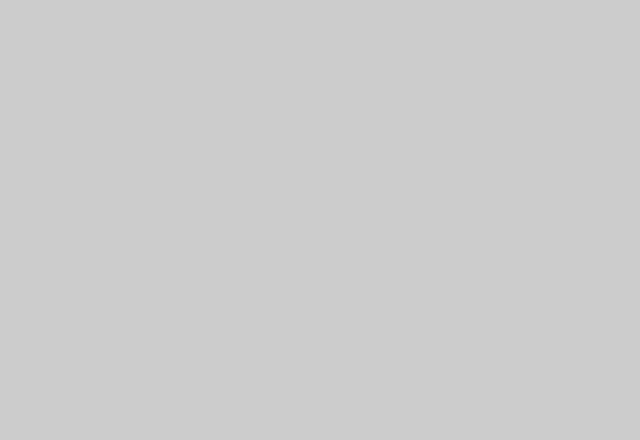
Frame 1 (no input)
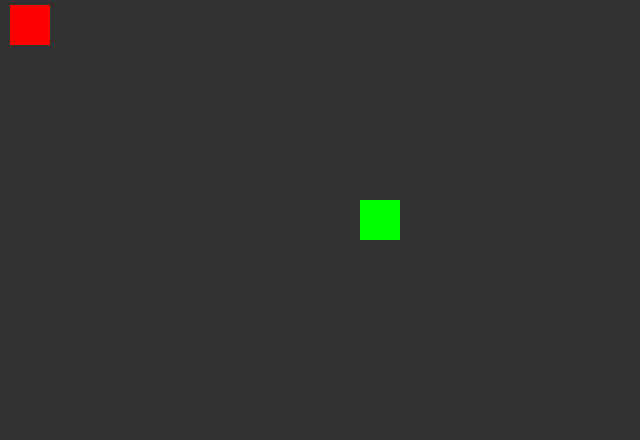
Frame 60 (the mouse pressed at the canvas centre just before this capture)
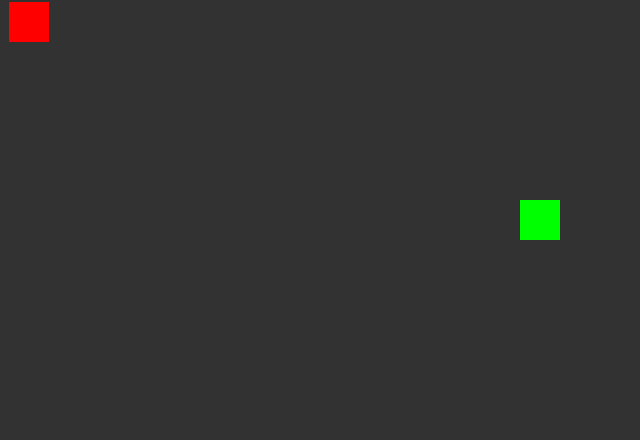
Frame 120 (the mouse held since frame 60 and released just before this capture)

The Processing sketch that drew these frames (run headless with seeded random() and noise(); from frame 60 on, the mouse is pressed at the canvas centre):

// Processing sketch: Chapter5_Conditionals_part1
// ── Chapter5_Conditionals_part1.pde
int size = 40;
Snake snake;
Apple apple;

void setup(){
  size(640,440);
  noStroke();
  snake = new Snake(5,5);
  apple = new Apple(10,5);
}

void draw(){
  if(frameCount%15 == 0){
    snake.Move();
    
    if(snake.x == apple.x && snake.y == apple.y){
      apple = new Apple((int)random(0,15),(int)random(0,10));
    }
      
    background(50);
    snake.Draw();
    apple.Draw();
  }
}

// ── Apple.pde
class Apple{
  int x;
  int y;
  
  Apple(int startX, int startY){
    x = startX;
    y = startY;
  }
  
  void Draw(){
    fill(255,0,0);
    rect(x,y,size,size);
  }
  
}

// ── Snake.pde
class Snake{
  int x;
  int y;
  int dx = 1;
  int dy = 0;
  
  Snake(int startX, int startY){
    x = startX;
    y = startY;
  }
  
  void Move(){
    x += dx;
    y += dy;
  }
  
  void Draw(){
    fill(0,255,0);
    rect(x*size,y*size,size,size);
  }
  
  
  
}
